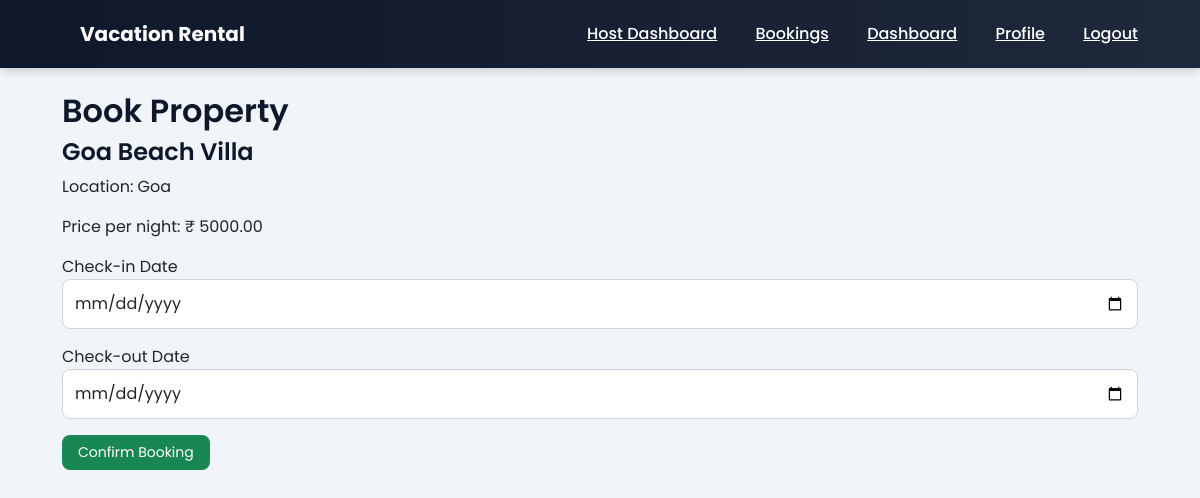
Screenshot of /booking/1/ (signed in) with the database file from the repository.
### properties/models.py (models this page shows, shortened)
class Property(models.Model):
    PROPERTY_TYPES = (
        ('apartment','Apartment'),
        ('house','House'),
        ('villa','Villa'),
        ('cabin','Cabin'),
    )
    host = models.ForeignKey(User, on_delete=models.CASCADE)
    title = models.CharField(max_length=200)
    description = models.TextField()
    location = models.CharField(max_length=200)
    price_per_night = models.DecimalField(max_digits=10, decimal_places=2)
    property_type = models.CharField(max_length=20, choices=PROPERTY_TYPES)
    bedrooms = models.IntegerField()
    bathrooms = models.IntegerField()
    max_guests = models.IntegerField()
    created_at = models.DateTimeField(auto_now_add=True)

### properties/views.py (the view, shortened to what this page needs)
# urls.py: path('booking/<int:id>/', views.booking_page, name="booking_page"),
@login_required
def booking_page(request, id):
    property = get_object_or_404(Property, id=id)
    return render(request, 'booking.html', {'property': property})

### templates/booking.html (shortened to what this page needs)
{% extends "base.html" %}
{% block content %}
<div class="container mt-4">
<h2>Book Property</h2>
<h4>{{ property.title }}</h4>
<p>Location: {{ property.location }}</p>
<p>Price per night: ₹ {{ property.price_per_night }}</p>
<form method="POST">
<div class="mb-3">
<label>Check-in Date</label>
<input type="date" name="check_in" class="form-control" required>
</div>
<div class="mb-3">
<label>Check-out Date</label>
<input type="date" name="check_out" class="form-control" required>
</div>
<button class="btn btn-success">
Confirm Booking
</button>
</form>
</div>
{% endblock %}

### static/css/style.css (style rules this page uses)
body { font-family: 'Poppins', sans-serif; margin:0; padding:0; background:#f1f5f9; }
h1,h2,h3,h4 { font-weight:600; color:#0f172a; }
.form-control { padding:12px; border-radius:8px; border:1px solid #d1d5db; margin-bottom:15px; }
.btn { padding:7px 16px; border-radius:8px; border:none; cursor:pointer; font-size:14px; }
.container { max-width:1100px; }
h2 { font-weight:600; }

### rows the page displays
Property: title "Goa Beach Villa", location "Goa", price_per_night "5000.00"
